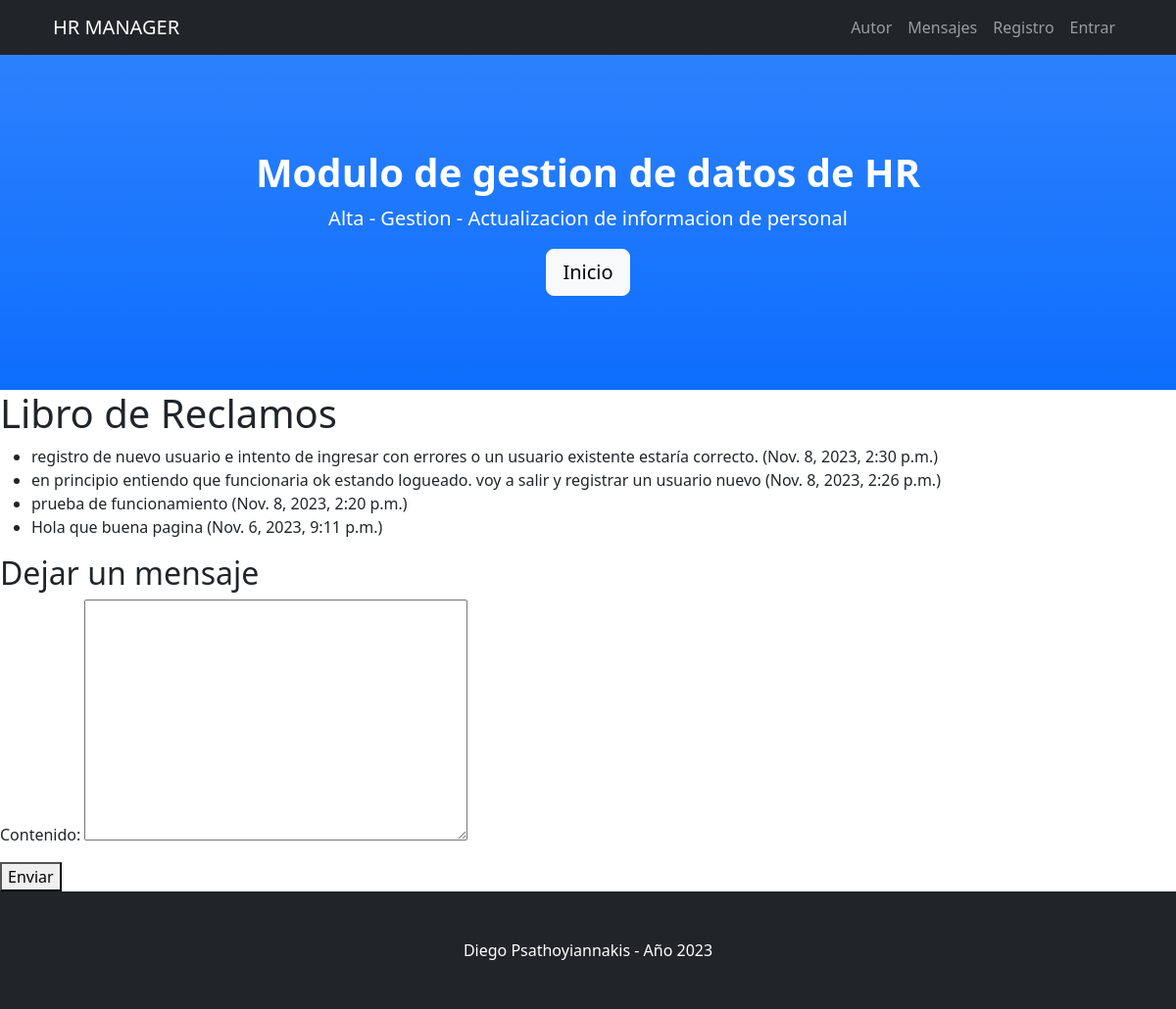
/FirstApp/libro-de-reclamos/, run on the app's committed database.
### FirstApp/models.py (models this page shows, shortened)
class Mensaje(models.Model):
    contenido = models.TextField()
    fecha_creacion = models.DateTimeField(auto_now_add=True)

### FirstApp/views.py (the view)
# urls.py: path('libro-de-reclamos/', views.libro_de_reclamos, name='libro_de_reclamos'),
def libro_de_reclamos(request):
    mensajes = Mensaje.objects.all().order_by('-fecha_creacion')
    if request.method == 'POST':
        form = MensajeForm(request.POST)
        if form.is_valid():
            form.save()
    else:
        form = MensajeForm()
    return render(request, 'FirstApp/libro_de_reclamos.html', {'mensajes': mensajes, 'form': form})

### FirstApp/forms.py
class MensajeForm(ModelForm):
    class Meta:
        model = Mensaje
        fields = ['contenido']

### FirstApp/templates/FirstApp/libro_de_reclamos.html (shortened to what this page needs)
{% extends 'FirstApp/home.html' %}
{% block content %}
<h1>Libro de Reclamos</h1>
    <ul>
        {% for mensaje in mensajes %}
            <li>{{ mensaje.contenido }} ({{ mensaje.fecha_creacion }})</li>
        {% endfor %}
    </ul>
    <h2>Dejar un mensaje</h2>
    <form method="post">
        {{ form.as_p }}
        <button type="submit">Enviar</button>
    </form>
{% endblock %}

### FirstApp/templates/FirstApp/home.html (shortened to what this page needs)
<!DOCTYPE html>
{% load static %}
<html lang="en">
    <head>
        <link href="{% static 'FirstApp/css/styles.css'%}" rel="stylesheet" />
    </head>
    <body id="page-top">
        <nav class="navbar navbar-expand-lg navbar-dark bg-dark fixed-top" id="mainNav">
            <div class="container px-4">
                <a class="navbar-brand" href="#page-top">HR MANAGER</a>
                <div class="collapse navbar-collapse" id="navbarResponsive">
                    <ul class="navbar-nav ms-auto">
                        <li class="nav-item"><a class="nav-link" href="{% url 'biografia' %}">Autor</a></li>
                        <li class="nav-item"><a class="nav-link" href="{% url 'libro_de_reclamos' %}">Mensajes</a></li>
                        {% if user.is_authenticated %}
                        <li class="nav-item"><a class="nav-link" href="{% url 'crea legajo base' %}">Crear</a></li>
                        <li class="nav-item"><a class="nav-link" href="{% url 'lee legajo base' %}">Datos</a></li>
                        <li class="nav-item"><a class="nav-link" href="{% url 'borrarBase' %}">Borrar</a></li>
                        <li class="nav-item"><a class="nav-link" href="{% url 'salir' %}">Salir</a></li>
                        {% else %}
                        <li class="nav-item"><a class="nav-link" href="{% url 'registro de usuario' %}">Registro</a></li>
                        <li class="nav-item"><a class="nav-link" href="{% url 'logueo' %}">Entrar</a></li>
                        {% endif %}
                    </ul>
                </div>
            </div>
        </nav>
        <header class="bg-primary bg-gradient text-white">
            <div class="container px-4 text-center">
                <h1 class="fw-bolder">Modulo de gestion de datos de HR</h1>
                <p class="lead">Alta - Gestion - Actualizacion de informacion de personal</p>
                <a class="btn btn-lg btn-light" href="{% url 'Principal' %}">Inicio</a>
            </div>
        </header>
        {% block content %}{% endblock %}
        <footer class="py-5 bg-dark">
            <div class="container px-4"><p class="m-0 text-center text-white">Diego Psathoyiannakis - Año 2023</p></div>
        </footer>
    </body>
</html>

### data on the page
Mensaje: contenido "registro de nuevo usuario e intento de ingresar con errores o un usuario existente estaría correcto.", fecha_creacion "Nov. 8, 2023, 2:30 p.m."
Mensaje: contenido "en principio entiendo que funcionaria ok estando logueado. voy a salir y registrar un usuario nuevo", fecha_creacion "Nov. 8, 2023, 2:26 p.m."
Mensaje: contenido "prueba de funcionamiento", fecha_creacion "Nov. 8, 2023, 2:20 p.m."
Mensaje: contenido "Hola que buena pagina", fecha_creacion "Nov. 6, 2023, 9:11 p.m."
